Frame 1 (no input): blank canvas, image omitted
Frame 60 (no input): blank canvas, image omitted
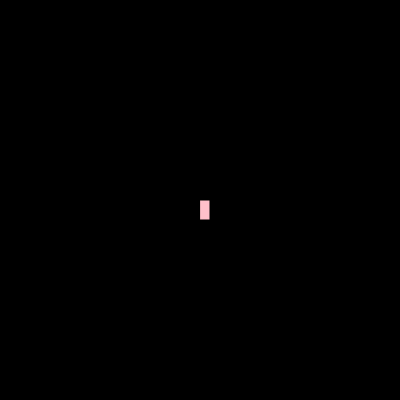
Frame 120 (the mouse pressed at the canvas centre since frame 60)

The p5.js sketch whose frames 1 and 60 were blank and that drew this single picture after the mouse press (run headless with seeded random() and noise() and a simulated clock; from frame 60 on, the mouse is pressed at the canvas centre):

// p5.js sketch
// ── sketch.js
function setup() {
    createCanvas(400, 400);
    background("black");
  }
  
  function draw(){
  
    stroke("black");
    fill("pink");
  
    // console.log(mouseIsPressed);
  
    if (mouseIsPressed) {
      rect(mouseX, mouseY, 10, 20);
    }
  }
  
